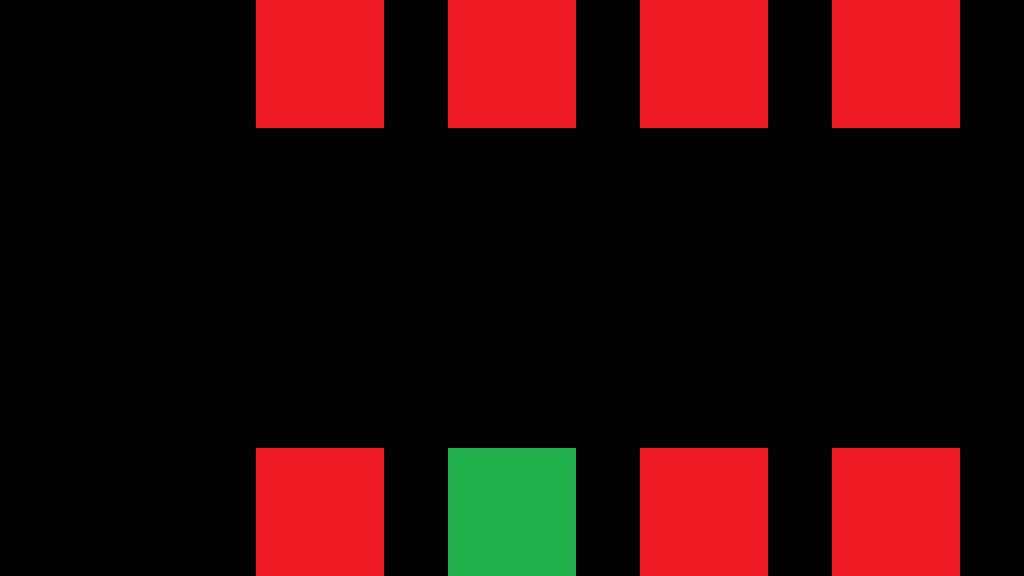

Below is a game level as drawn by its tile map, then a one-line description and the .tmx that defines it (tile-layer data replaced by summaries):
An orthogonal 16x9 tile map with 64x64 px tiles, 1 tile layer (Capa de Patrones 1), 4 tilesets.

<map version="1.0" orientation="orthogonal" renderorder="right-down" width="16" height="9" tilewidth="64" tileheight="64" nextobjectid="1">
 <tileset firstgid="1" name="resetableWall" tilewidth="64" tileheight="64" tilecount="1" columns="1">
  <image source="resetableWall.png" width="64" height="64" />
 </tileset>
 <tileset firstgid="2" name="wall" tilewidth="64" tileheight="64" tilecount="1" columns="1">
  <image source="wall.png" width="64" height="64" />
 </tileset>
 <tileset firstgid="3" name="activatorWall" tilewidth="64" tileheight="64" tilecount="1" columns="1">
  <image source="activatorWall.png" width="64" height="64" />
 </tileset>
 <tileset firstgid="4" name="finishWall" tilewidth="64" tileheight="64" tilecount="1" columns="1">
  <image source="finishWall.png" width="64" height="64" />
 </tileset>
 <layer name="Capa de Patrones 1" width="16" height="9">
  <data>[144 cells, 75 non-empty, 3 distinct tile ids]</data>
 </layer>
</map>
